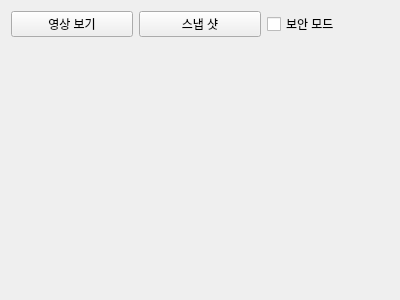
<?xml version="1.0" encoding="UTF-8"?>
<ui version="4.0">
 <class>Tab7CamSecurity</class>
 <widget class="QWidget" name="Tab7CamSecurity">
  <property name="geometry">
   <rect>
    <x>0</x>
    <y>0</y>
    <width>400</width>
    <height>300</height>
   </rect>
  </property>
  <property name="windowTitle">
   <string>Form</string>
  </property>
  <layout class="QVBoxLayout" name="verticalLayout_2" stretch="1,9">
   <item>
    <layout class="QHBoxLayout" name="horizontalLayout">
     <item>
      <widget class="QPushButton" name="pPBCamView">
       <property name="text">
        <string>영상 보기</string>
       </property>
       <property name="checkable">
        <bool>true</bool>
       </property>
      </widget>
     </item>
     <item>
      <widget class="QPushButton" name="pPBsnapShot">
       <property name="text">
        <string>스냅 샷</string>
       </property>
      </widget>
     </item>
     <item>
      <widget class="QCheckBox" name="pCBsecurityMode">
       <property name="text">
        <string>보안 모드</string>
       </property>
      </widget>
     </item>
    </layout>
   </item>
   <item>
    <layout class="QVBoxLayout" name="verticalLayout">
     <item>
      <widget class="QLabel" name="pTLcamView">
       <property name="text">
        <string/>
       </property>
      </widget>
     </item>
    </layout>
   </item>
  </layout>
 </widget>
 <resources/>
 <connections/>
</ui>
